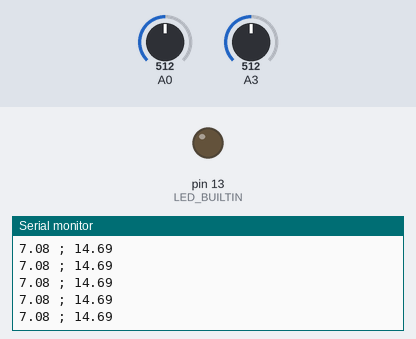
The sketch below on a simulated Arduino Uno, built with avr-gcc and run on an emulated ATmega328P. Parts: output pins drawn as LEDs (lit = HIGH), the last lines printed to the serial monitor. Inputs (shaded band) come from the test bench; at power-on: A0 = 512, A3 = 512.

Above: at 1.2 s.
1.3 s: A0 set to 1007
At 1.9 s:
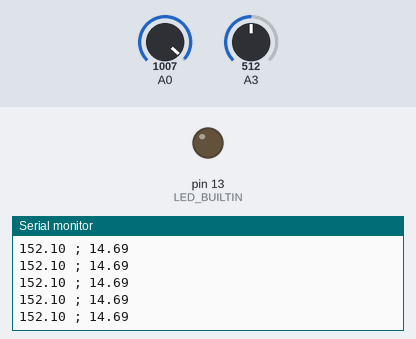
2.8 s: A0 set to 1023
At 3.6 s:
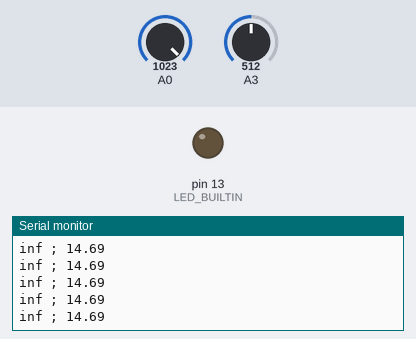
7.7 s: A3 set to 1000
At 8.3 s:
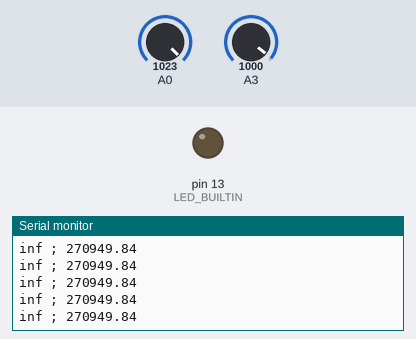
9.2 s: A3 set to 1019
At 10.1 s:
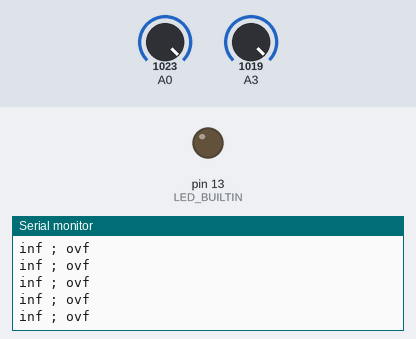

Measured:
- the behaviour switches between 1022 and 1023 on A0 (found by bisection; images 1 and 2)
- the behaviour switches between 1018 and 1019 on A3 (found by bisection; images 3 and 4)
- after the input at 1.3 s, the serial monitor: prints a new line at once (image 1)
- after the input at 2.8 s, the serial monitor: prints a new line at once (image 2)
- after the input at 7.7 s, the serial monitor: prints a new line at once (image 3)
- after the input at 9.2 s, the serial monitor: prints a new line at once (image 4)

The sketch:

FSR_TwoFSR_ReadResistance_simultaneous.ino
```cpp
/* FSR testing sketch.

Connect one end of FSR to power, the other end to Analog 0.
Then connect one end of a 10K resistor from Analog 0 to ground

For more information see www.ladyada.net/learn/sensors/fsr.html */

long fsrReading;     // the analog reading from the FSR resistor divider
int fsrReading0;
int fsrReading1;
int fsrVoltage;     // the analog reading converted to voltage

int fsrVoltage2;
float force0, force1;
int etat;
unsigned long fsrResistance, fsrResistance2, fsrResistance3;  // The voltage converted to resistance, can be very big so make "long"


void setup(void) {
  Serial.begin(115200);   // We'll send debugging information via the Serial monitor
  pinMode(A0, INPUT);
  pinMode(A1, INPUT);
  pinMode(LED_BUILTIN, OUTPUT);
}

void loop() {

      fsrReading0 = analogRead(A0);
      fsrReading1 = analogRead(A3);


      // analog voltage reading ranges from about 0 to 1023 which maps to 0V to 5V (= 5000mV)
      fsrVoltage = map(fsrReading0, 0, 1023, 0, 5000);
      if(fsrVoltage != 0)
      {
        fsrResistance = 5000 - fsrVoltage;     // fsrVoltage is in millivolts so 5V = 5000mV
        fsrResistance *= 10000;                // 10K resistor
        fsrResistance /= fsrVoltage;           // en Ohms
        force0 = 6570.2*pow(fsrResistance,-0.742);
      }
      else
      {
        fsrResistance = 0;
        force0 = 0;
      }


      fsrVoltage2 = map(fsrReading1, 0, 1023, 0, 5000);
      if(fsrVoltage2 != 0)
      {
        fsrResistance2 = 5000 - fsrVoltage2;     // fsrVoltage is in millivolts so 5V = 5000mV
        fsrResistance2 *= 10000;                // 10K resistor
        fsrResistance2 /= fsrVoltage2;           // en Ohms
//        fsrResistance3 = 2033*exp(9*fsrResistance2*pow(10, -5));
//        force1 = 6570.2*pow(fsrResistance3,-0.742);
//        if(fsrResistance2 < 20000)
//        {
//          force1 = 156.3*exp(fsrResistance2 * (-3) * pow(10,-4));
          force1 = 0.1388*exp(3.77*(19.77*pow(fsrResistance2, -0.301)));

//        }
//        else
//        {
//          force1 = 19.77*pow(fsrResistance2, -0.301);
//        }
//
      }
      else
      {
        fsrResistance2 = 0;
        fsrResistance3 = 0;
        force1 = 0;
      }


      if(fsrReading >= 20)
      {
        digitalWrite(LED_BUILTIN, HIGH);
      }
      else
      {
        digitalWrite(LED_BUILTIN, LOW);
      }

//      Serial.print("Resistance1 : ");
//      Serial.print((int)fsrResistance);
//////      Serial.print(" ; Resistance2 : ");
//      Serial.print(" ; ");
//////
//      Serial.println((int)fsrResistance2);
////      Serial.print(" ; ");
//
//      Serial.println((int)fsrResistance3);

//      Serial.print("Force1 : ");

      Serial.print(force0);
      Serial.print(" ; ");
//      Serial.print(" ; Force2 : ");
      Serial.println(force1);
//      Serial.print(" ; ");
//      Serial.println((int)fsrResistance2);
delay(20);


}
```
